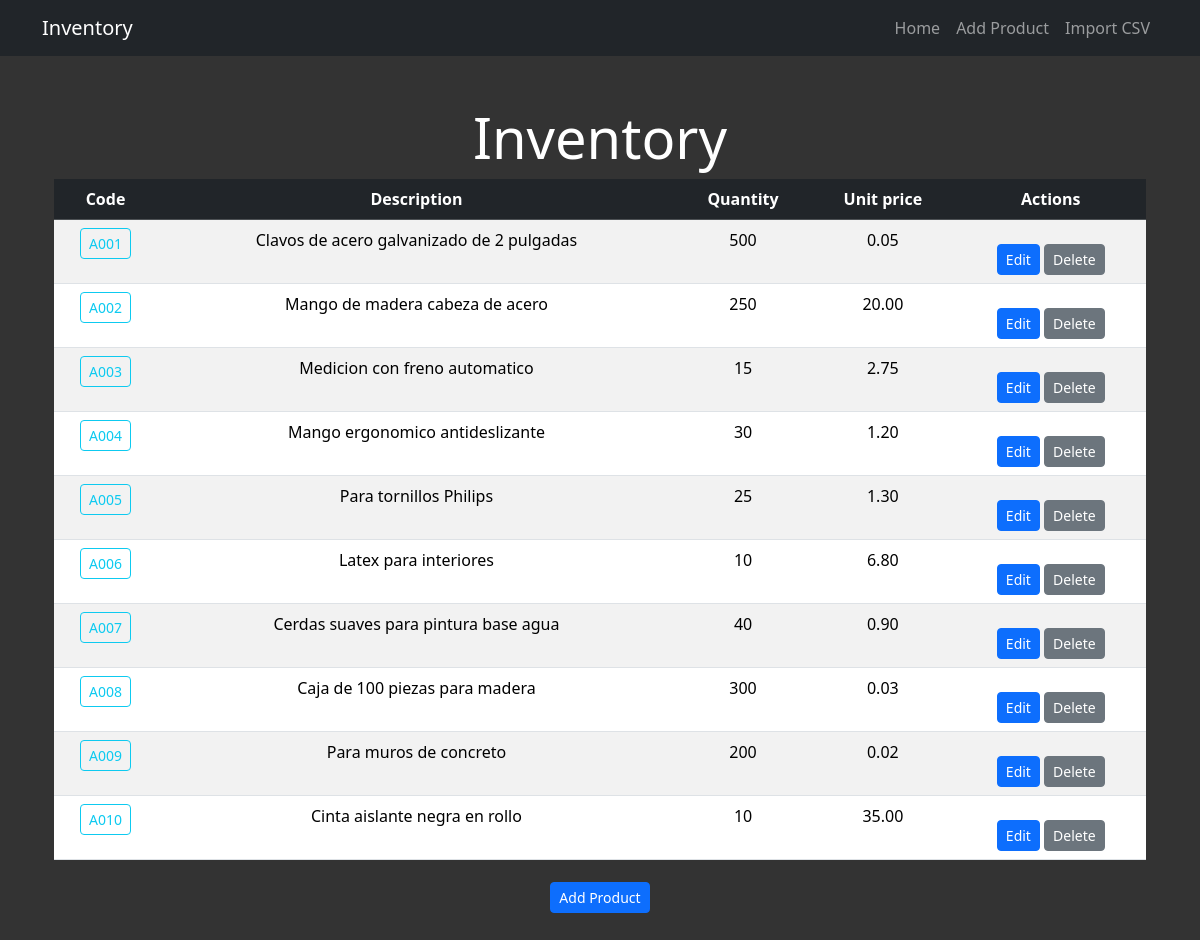
The page / on the database its author committed.
### main.py (models this page shows)
class Article(db.Model):
    __tablename__ = "articles"
    id: Mapped[int] = mapped_column(primary_key=True)
    code: Mapped[str] = mapped_column(String, nullable=False)
    name: Mapped[str] = mapped_column(String(250), unique=True, nullable=False)
    description: Mapped[str] = mapped_column(String(250), nullable=False)
    quantity: Mapped[int] = mapped_column(Integer, nullable=False)
    unit_price: Mapped[float] = mapped_column(Float, nullable=False)
    sales: Mapped[list["Sale"]] = relationship("Sale", back_populates="article")

### main.py (the view)
@app.route('/')
def home():
    all_parts = db.session.execute(db.select(Article).order_by(Article.code)).scalars().all()
    return render_template('index.html', parts=all_parts)

### templates/index.html (shortened to what this page needs)
{% extends 'base.html' %}
    {% block styles %}
        {{ bootstrap.load_css() }}
        <link rel="stylesheet" href="{{ url_for('static',filename='styles.css')}}">
    {% endblock %}
{% block content %}
<div class="text-center py-4">
    <div class="container">
    <h1 class="display-4">Inventory</h1>
    {% if not parts %}
        <h2 class="display-6">Inventory is empty</h2>
    {% else %}
        <div class="table-responsive" style="max-height: 70vh; overflow-y: auto;">
            <table class="table table-striped table-hover">
                <thead class="table-dark">
                    <tr>
                        <th>Code</th>
                        <th>Description</th>
                        <th>Quantity</th>
                        <th>Unit price</th>
                        <th>Actions</th>
                    </tr>
                </thead>
                <tbody>
                    {% for article in parts %}
                <tr>
                      <td>
                          <a class="btn btn-outline-info btn-sm" href="{{ url_for('view_material', article_code=article.code) }}">
                          {{article.code}}</a>
                      </td>
                      <td>{{article.description}}</td>
                      <td>{{article.quantity}}</td>
                      <td>{{ "%.2f"|format(article.unit_price) }}</td>
                      <td>
                          <a class="btn btn-primary btn-sm mt-3" href="{{ url_for('edit', article_code=article.code) }}">
                              Edit
                          </a>
                          <a class="btn btn-secondary btn-sm mt-3" href="{{ url_for('delete', article_code=article.code) }}">
                              Delete
                          </a>
                      </td>
                  </tr>
                  {% endfor %}
                </tbody>
            </table>
        </div>
        {% endif %}
        <a class="btn btn-primary btn-sm mt-3" href="{{ url_for('add') }}">
            Add Product
        </a>
    </div>
</div>
{% endblock %}

### templates/base.html (shortened to what this page needs)
<!DOCTYPE html>
<html lang="en">
<head>
    {% block styles %}{% endblock %}
</head>
<body>
    <nav class="navbar navbar-expand-lg navbar-dark bg-dark">
        <div class="container">
            <a href="{{ url_for('home') }}" class="navbar-brand">Inventory</a>
            <div class="collapse navbar-collapse">
                <ul class="navbar-nav ms-auto">
                    <li class="nav-item">
                        <a href="{{ url_for('home') }}" class="nav-link">Home</a>
                    </li>
                    <li class="nav-item">
                        <a href="{{ url_for('add') }}" class="nav-link">Add Product</a>
                    </li>
                    <li>
                        <a href="{{ url_for('import_csv') }}" class="nav-link">Import CSV</a>
                    </li>
                </ul>
            </div>
        </div>
    </nav>
    <div class="container mt-4">
        {% block content %}{% endblock %}
    </div>
</body>
</html>

### static/styles.css (style rules this page uses)
html, body { height: 100%; overflow-y: auto; }
body { background-color: #333; color: white; overflow-x: auto; }
a { color: #ffc107; }

### rows shown on the page
Article: code "A001", description "Clavos de acero galvanizado de 2 pulgadas", quantity "500", unit_price "0.05"
Article: code "A002", description "Mango de madera cabeza de acero", quantity "250", unit_price "20.00"
Article: code "A003", description "Medicion con freno automatico", quantity "15", unit_price "2.75"
Article: code "A004", description "Mango ergonomico antideslizante", quantity "30", unit_price "1.20"
Article: code "A005", description "Para tornillos Philips", quantity "25", unit_price "1.30"
Article: code "A006", description "Latex para interiores", quantity "10", unit_price "6.80"
Article: code "A007", description "Cerdas suaves para pintura base agua", quantity "40", unit_price "0.90"
Article: code "A008", description "Caja de 100 piezas para madera", quantity "300", unit_price "0.03"
Article: code "A009", description "Para muros de concreto", quantity "200", unit_price "0.02"
Article: code "A010", description "Cinta aislante negra en rollo", quantity "10", unit_price "35.00"
